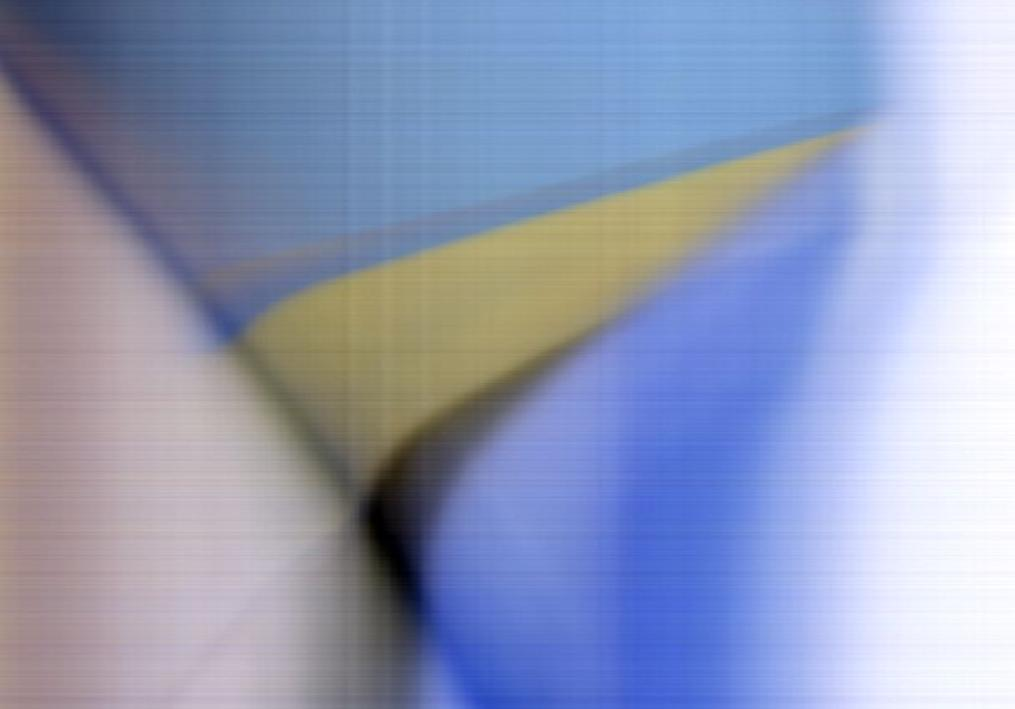
#> input picture im1_tp2.jpg, 1015 x 709 px
$ python app.py
#> lines starting #> are read from the running program, lines starting #| are printed output that depends on the picture; after the words box and inside, x2 and y2 are one past the last pixel; in counts of white or black regions, pixels touching at a corner belong together
### graficarImg.py
import matplotlib.pyplot as plt

# funciones para poder hacer las graficas y visualizar los puntos que realizamos en app.py

# [4 lines left out: function plotRGB, not called in this run]

def plotHSV(img, title = ''):
    plt.title(title)
    plt.imshow(img)
    plt.show()

def plotHSVMul2tImg(img1, img2, title='', t1='', t2=''):
    fig, axes = plt.subplots(1, 2, figsize=(12, 6))
    fig.suptitle(title, fontsize=16)


    axes[0].imshow(img1, cmap='gray')
    axes[0].set_title(t1)
    axes[0].axis('on')

    axes[1].imshow(img2, cmap='gray')
    axes[1].set_title(t2)
    axes[1].axis('on')

    plt.show()

def plotHSVMultImg(img1, img2, img3, img4, title='',t1='',t2='',t3='',t4=''):
    fig, axes = plt.subplots(2, 2, figsize=(12, 12))
    fig.suptitle(title, fontsize=16)

    axes[0, 0].imshow(img1)
    axes[0, 0].set_title(t1)
    axes[0, 0].axis('off')

    axes[0, 1].imshow(img2)
    axes[0, 1].set_title(t2)
    axes[0, 1].axis('off')

    axes[1, 0].imshow(img3)
    axes[1, 0].set_title(t3)
    axes[1, 0].axis('off')

    axes[1, 1].imshow(img4)
    axes[1, 1].set_title(t4)
    axes[1, 1].axis('off')

    plt.show()

### app.py
import cv2
import numpy as np
from scipy import signal
import graficarImg as gr

def ejercicioA(imgBGR):


    # pasamos de BGR a HSV
    imgHSV = cv2.cvtColor(imgBGR, cv2.COLOR_BGR2HSV)

    # umbrales para el color amarillo
    amarilloMin = np.array([20, 41, 105])
    amarilloMax = np.array([75, 255, 255])

    #  máscara
    mascara = cv2.inRange(imgHSV, amarilloMin, amarilloMax)

    return imgHSV, mascara

def main():

    img1BGR = cv2.imread('im1_tp2.jpg')
#> img1BGR is the input picture: shape (709, 1015, 3); mean B, G, R 183.5, 153.8, 144.7
    img2BGR = cv2.imread('im2_tp2.jpg')
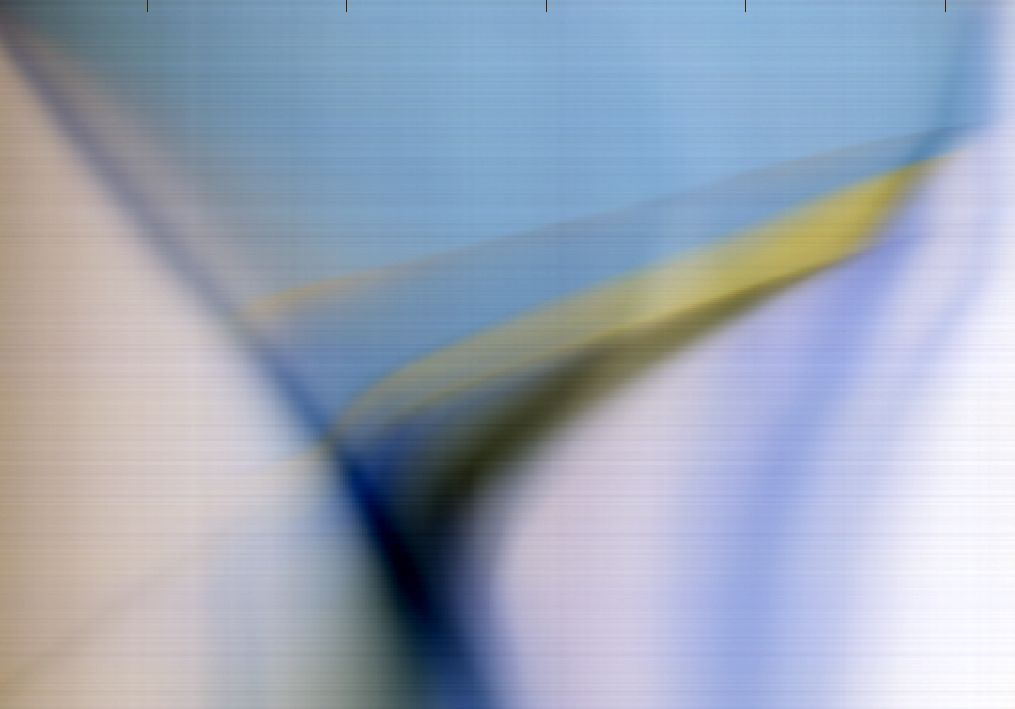
#> input picture im2_tp2.jpg, 1015 x 709 px
#> img2BGR is the input picture: shape (709, 1015, 3); mean B, G, R 184.8, 166.9, 156.3

    # A: Conviertoa espacio de color HSV y creo la máscara
    img1HSV, mascara1 = ejercicioA(img1BGR)
#> in ejercicioA, `imgHSV = cv2.cvtColor(imgBGR, cv2.COLOR_BGR2HSV)`: imgHSV: shape (709, 1015, 3); mean H, S, V 105.6, 72.4, 190.6
#> in ejercicioA, `mascara = cv2.inRange(imgHSV, amarilloMin, amarilloMax)`:
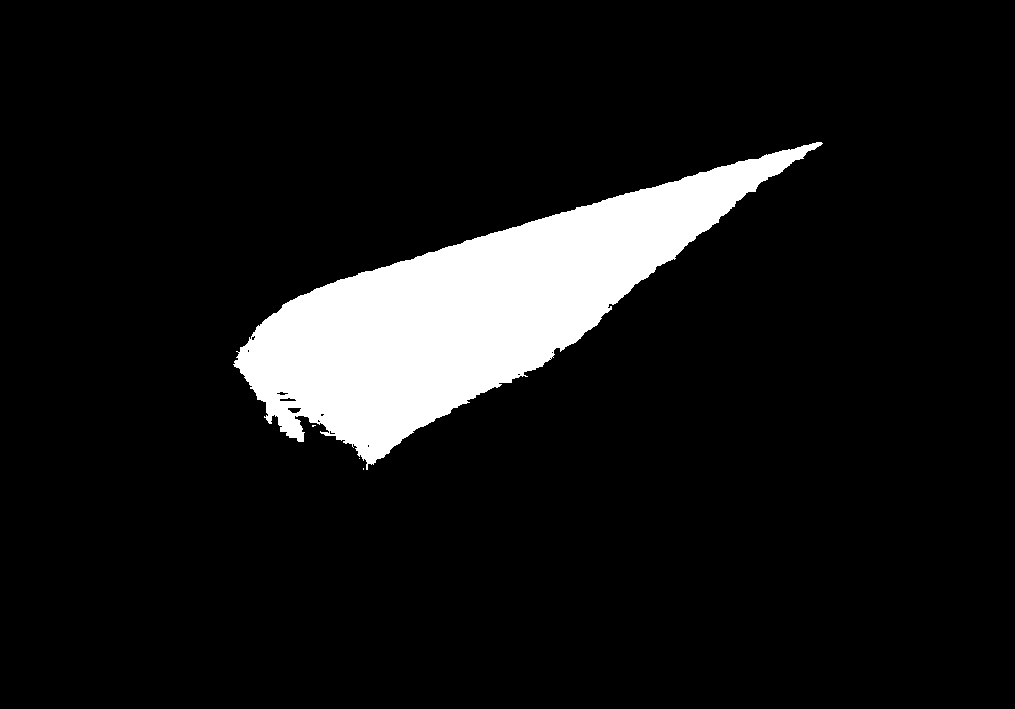
#> mascara: shape (709, 1015); 9.1% white; 4 white regions (3 under 20 px), largest, box (x1, y1, x2, y2) and area: (233, 142, 823, 470) 65250
    img2HSV, mascara2 = ejercicioA(img2BGR)
#> in ejercicioA (call 2), `imgHSV = cv2.cvtColor(imgBGR, cv2.COLOR_BGR2HSV)`: imgHSV: shape (709, 1015, 3); mean H, S, V 94.3, 57.9, 190.6
#> in ejercicioA (call 2), `mascara = cv2.inRange(imgHSV, amarilloMin, amarilloMax)`: mascara: shape (709, 1015); 3.2% white; 3 white regions (2 under 20 px)
    gr.plotHSVMul2tImg(mascara1,mascara2,"","Mascara Imagen 1","Mascara imagen 2")
    gr.plotHSVMultImg(img1BGR[:,:,[2,1,0]],img1HSV,img2BGR[:,:,[2,1,0]],img2HSV,"","I1 RGB","I1HSV","I2RGB","I2HSV")

    # B: Aplico la máscara al canal  S
    canal_S1 = img1HSV[:, :, 1]
    resultado1 = cv2.bitwise_and(canal_S1, canal_S1, mask=mascara1)
    gr.plotHSV(resultado1, "Máscara aplicada en el canal de saturación (S) de I1")

    canal_S2 = img2HSV[:, :, 1]
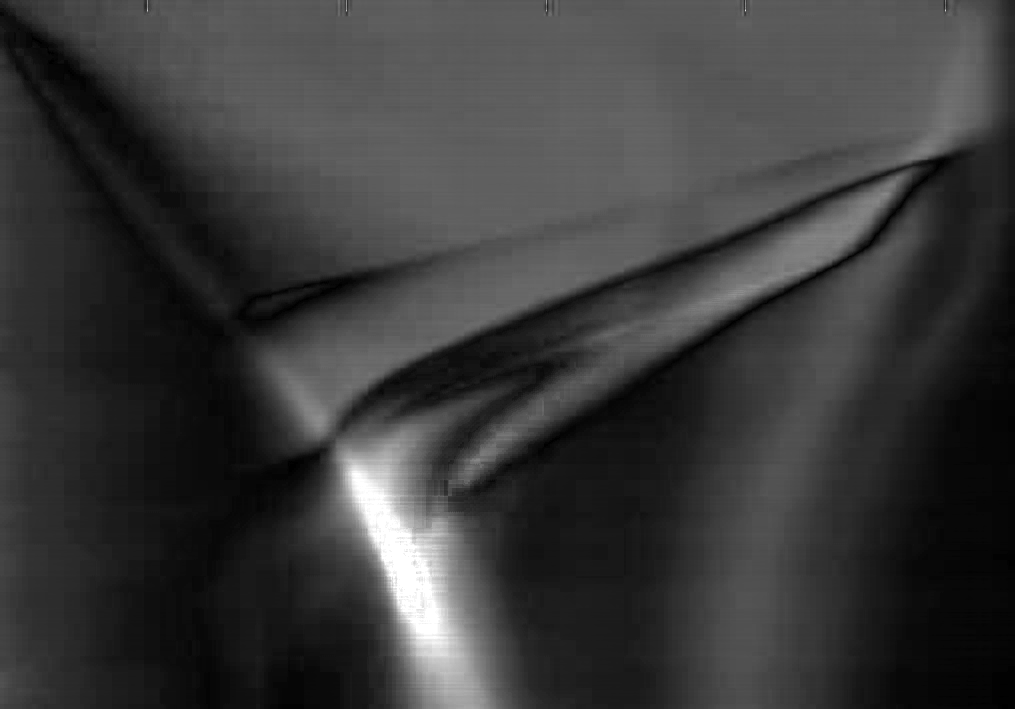
#> canal_S2: shape (709, 1015); min 0, max 255, mean 57.9
    resultado2 = cv2.bitwise_and(canal_S2, canal_S2, mask=mascara2)
    gr.plotHSV(resultado2, "Máscara aplicada en el canal de saturación (S) de I2")

    # matriz de convolución, elegimos Sobel
    sobel_x = np.array([[ -1, 0, 1],
                        [ -2, 0, 2],
                        [ -1, 0, 1]])

    # convolución
    resultado_convolucion1 = signal.convolve2d(resultado1, sobel_x, mode='same', boundary='symm')
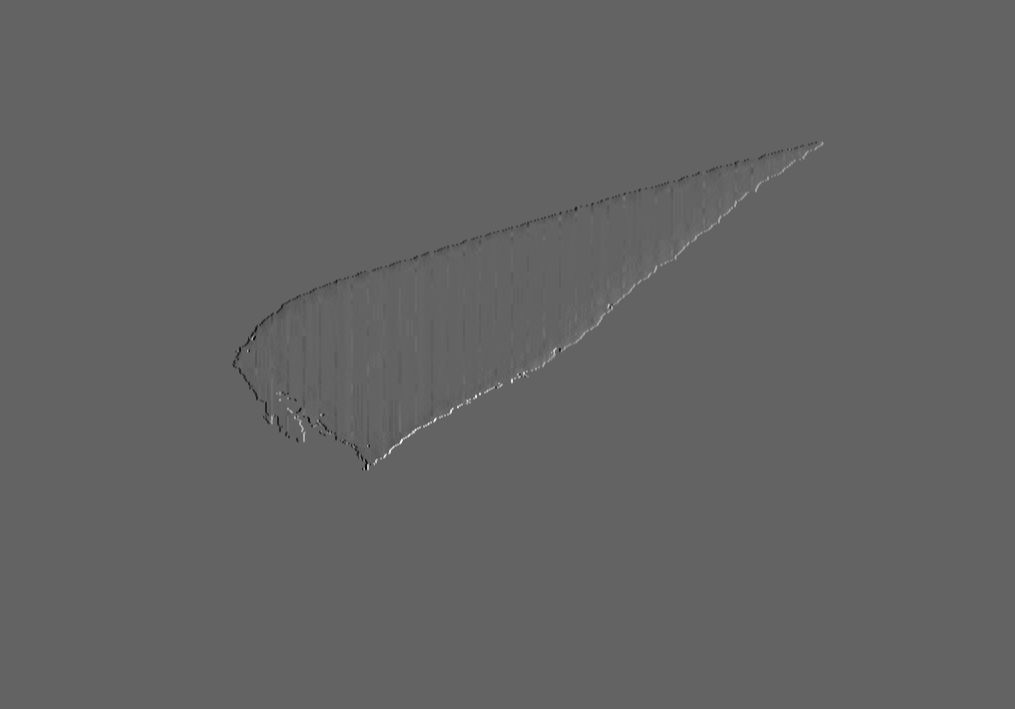
#> resultado_convolucion1: shape (709, 1015) int64; min -275, max 428, mean 0; drawn with min black and max white
    resultado_convolucion2 = signal.convolve2d(resultado2, sobel_x, mode='same', boundary='symm')
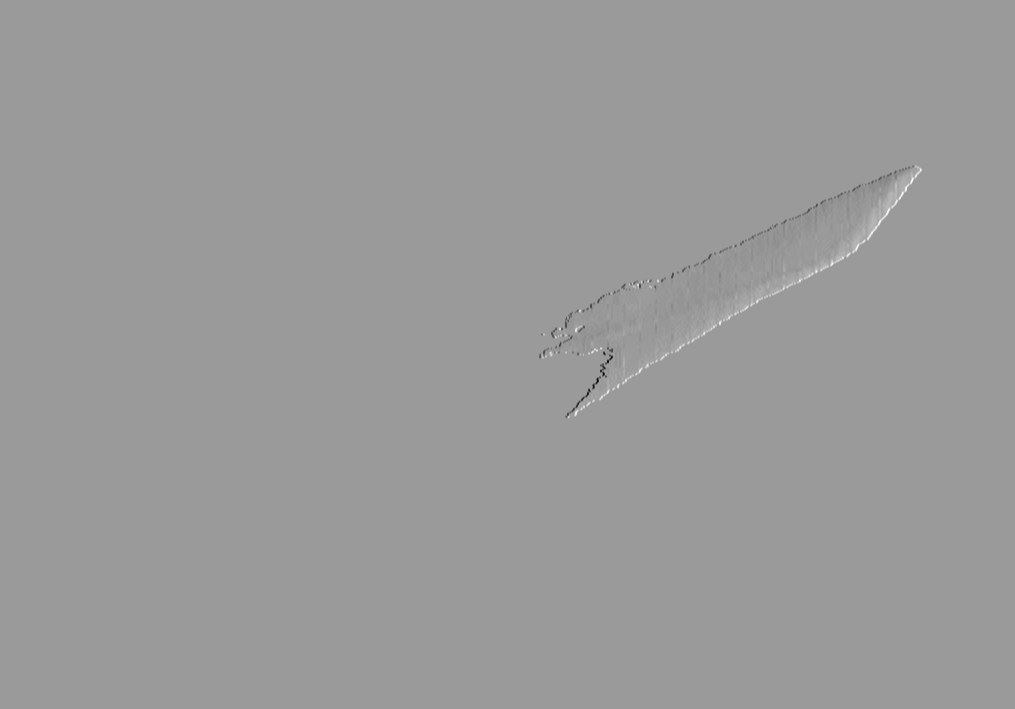
#> resultado_convolucion2: shape (709, 1015) int64; min -339, max 221, mean 0; drawn with min black and max white

    #  obtenemos una imagen de valores reales
    magnitud1 = np.abs(resultado_convolucion1).astype(np.uint8)
    magnitud2 = np.abs(resultado_convolucion2).astype(np.uint8)

  #  gr.plotHSV(magnitud1, "Resultado de la convolución entre el resultado (I1) y la matriz de convolución")
  #  gr.plotHSV(magnitud2, "Resultado de la convolución entre el resultado (I2) y la matriz de convolución")


#-------------------------------------------------------------------------------------------
    # C:
    # creamos un kernel
    kernel = np.ones((5, 5), np.uint8)

    # aca dilatamos los bordes encontrados
    dilatado1 = cv2.dilate(magnitud1, kernel, iterations=1)
    dilatado2 = cv2.dilate(magnitud2, kernel, iterations=1)

    # operación de cierre
    cerrado1 = cv2.morphologyEx(dilatado1, cv2.MORPH_CLOSE, kernel)
    cerrado2 = cv2.morphologyEx(dilatado2, cv2.MORPH_CLOSE, kernel)

  #  gr.plotHSV(cerrado1, "Resultado después de dilatación y cierre (I1)")
  #  gr.plotHSV(cerrado2, "Resultado después de dilatación y cierre (I2)")

    gr.plotHSVMultImg(magnitud1,cerrado1,magnitud2,cerrado2,"Punto C","Bordes resultantes de la I1","Area cerrada con frontera unica y conexa I1","Bordes resultantes de la I2","Area cerrada con frontera unica y conexa I2")

#---------------------------------------------------------------------------------------------
   # D
    # Encontramos los contornos
    contornos1, _ = cv2.findContours(cerrado1, cv2.RETR_EXTERNAL, cv2.CHAIN_APPROX_SIMPLE)
#> contornos1 = 1 contour; box (x1, y1, x2, y2) and area: (230, 139, 826, 473) 70738
    contornos2, _ = cv2.findContours(cerrado2, cv2.RETR_EXTERNAL, cv2.CHAIN_APPROX_SIMPLE)
#> contornos2 = 1 contour; box (x1, y1, x2, y2) and area: (537, 163, 924, 421) 27212

    # Rellenamos
    filled1 = cv2.drawContours(np.zeros_like(cerrado1), contornos1, -1, (255), thickness=cv2.FILLED)
#> filled1: shape (709, 1015); 9.9% white; 1 white region, box (x1, y1, x2, y2) and area: (230, 139, 826, 473) 71442
    filled2 = cv2.drawContours(np.zeros_like(cerrado2), contornos2, -1, (255), thickness=cv2.FILLED)
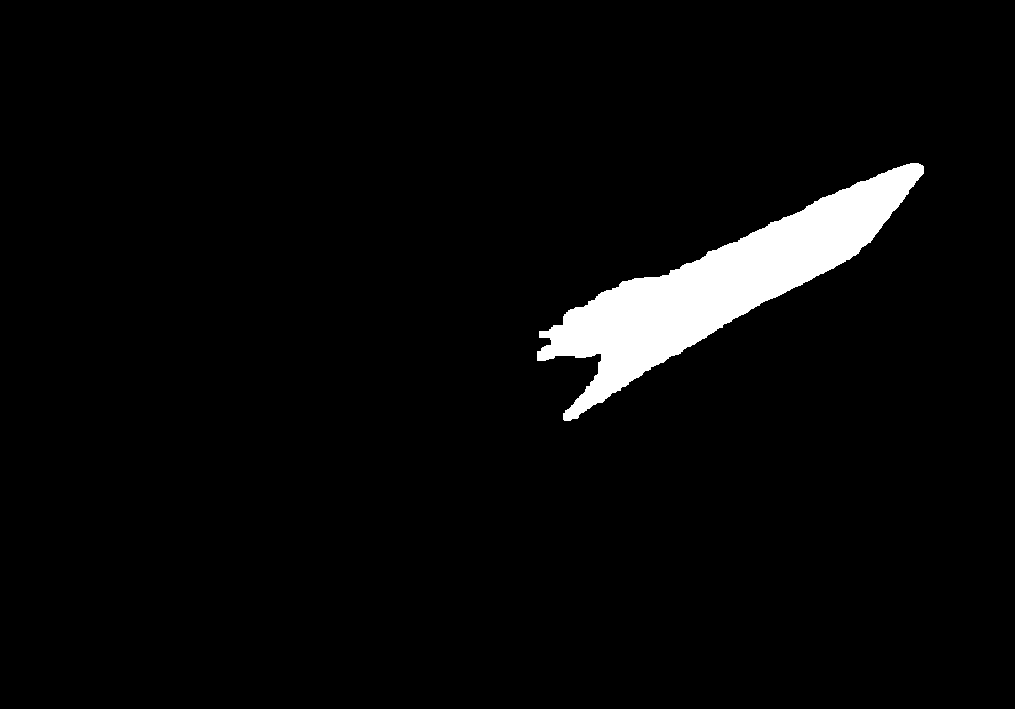
#> filled2: shape (709, 1015); 3.9% white; 1 white region, box (x1, y1, x2, y2) and area: (537, 163, 924, 421) 27725

    # Calcula area del color amarillo
    area_amarillo1 = np.sum(filled1 > 0)
#> area_amarillo1 = 71442
    area_amarillo2 = np.sum(filled2 > 0)
#> area_amarillo2 = 27725

    # Calcula area total de la imagen
    area_total1 = img1BGR.shape[0] * img1BGR.shape[1]
#> area_total1 = 719635
    area_total2 = img2BGR.shape[0] * img2BGR.shape[1]
#> area_total2 = 719635

    # Determino la proporcion de area amarilla
    proporcion_amarillo1 = area_amarillo1 / area_total1
#> proporcion_amarillo1 = 0.0993
    proporcion_amarillo2 = area_amarillo2 / area_total2
#> proporcion_amarillo2 = 0.0385

    print(f"Proporción de área amarilla en I1: {proporcion_amarillo1:.2%}")
#| Proporción de área amarilla en I1: 9.93%
    print(f"Proporción de área amarilla en I2: {proporcion_amarillo2:.2%}")
#| Proporción de área amarilla en I2: 3.85%

    gr.plotHSVMultImg(cerrado1,filled1,cerrado2,filled2,"","Frontera conexa resultantes de la I1","Bordes con area rellena I1","Frontera conexa resultantes de la I2","Bordes con area rellena I2")

#------------------------------------------------------------------------------
# E
    # Convertimos las áreas llenas a una máscara
    mascara_filled1 = filled1 > 0
    mascara_filled2 = filled2 > 0

    # Aplico la mascara a la imagen HSV original para obtener los valores de intensidad de amarillo
    intensidad_amarillo1 = np.sum(img1HSV[:, :, 2][mascara_filled1])
#> intensidad_amarillo1 = 11131955
    intensidad_amarillo2 = np.sum(img2HSV[:, :, 2][mascara_filled2])
#> intensidad_amarillo2 = 4338702

    print(f"Intensidad total de amarillo en I1: {intensidad_amarillo1}")
#| Intensidad total de amarillo en I1: 11131955
    print(f"Intensidad total de amarillo en I2: {intensidad_amarillo2}")
#| Intensidad total de amarillo en I2: 4338702

    # Determino la img con mas cantidad de muestra de amarillo
    if intensidad_amarillo1 > intensidad_amarillo2:
        print("I1 tiene más cantidad de muestra de amarillo.")
    else:
        print("I2 tiene más cantidad de muestra de amarillo.")


if __name__ == "__main__":
    main()
